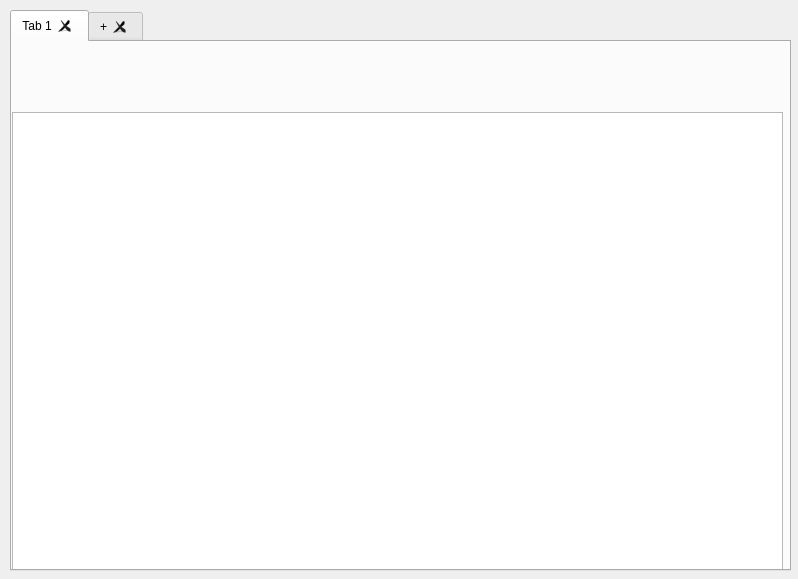
<?xml version="1.0" encoding="UTF-8"?>
<ui version="4.0">
 <class>Form</class>
 <widget class="QWidget" name="Form">
  <property name="geometry">
   <rect>
    <x>0</x>
    <y>0</y>
    <width>798</width>
    <height>579</height>
   </rect>
  </property>
  <property name="windowTitle">
   <string>Form</string>
  </property>
  <widget class="QTabWidget" name="tabWidget">
   <property name="geometry">
    <rect>
     <x>10</x>
     <y>10</y>
     <width>781</width>
     <height>561</height>
    </rect>
   </property>
   <property name="currentIndex">
    <number>0</number>
   </property>
   <property name="iconSize">
    <size>
     <width>20</width>
     <height>20</height>
    </size>
   </property>
   <property name="documentMode">
    <bool>false</bool>
   </property>
   <property name="tabsClosable">
    <bool>true</bool>
   </property>
   <property name="movable">
    <bool>true</bool>
   </property>
   <widget class="QWidget" name="tab">
    <attribute name="title">
     <string>Tab 1</string>
    </attribute>
    <widget class="QTableView" name="tableView">
     <property name="geometry">
      <rect>
       <x>0</x>
       <y>70</y>
       <width>771</width>
       <height>471</height>
      </rect>
     </property>
    </widget>
   </widget>
   <widget class="QWidget" name="tab_2">
    <attribute name="title">
     <string>+</string>
    </attribute>
   </widget>
  </widget>
 </widget>
 <resources/>
 <connections/>
</ui>
